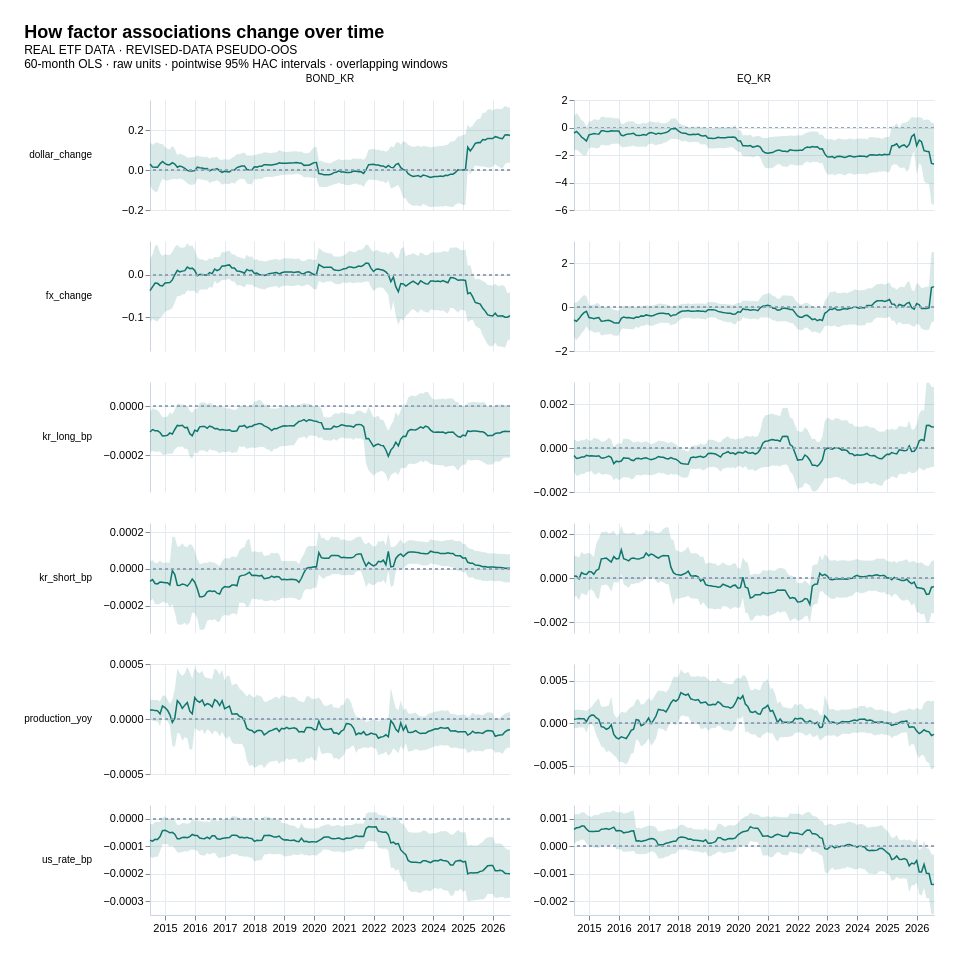

Write the Vega-Lite specification saved for this chart.
### Vega-Lite specification from a JSON file in a GitHub repository (floating-point values rounded to 4 significant figures; data arrays with more than 128 entries replaced by an {"elided": "..."} marker saying what was removed)
{"title": {"text": "How factor associations change over time", "subtitle": ["REAL ETF DATA · REVISED-DATA PSEUDO-OOS", "60-month OLS · raw units · pointwise 95% HAC intervals · overlapping windows"]}, "data": {"values": {"elided": "1752 records"}}, "facet": {"row": {"field": "name", "type": "nominal", "title": null, "header": {"labelAngle": 0, "labelAlign": "left", "labelLimit": 150}}, "column": {"field": "asset", "type": "nominal", "title": null}}, "spec": {"width": 360, "height": 110, "layer": [{"mark": {"type": "area", "color": "#0f766e", "opacity": 0.16}, "encoding": {"x": {"field": "date", "type": "temporal", "title": null}, "y": {"field": "ci_low", "type": "quantitative", "title": null, "scale": {"zero": false}}, "y2": {"field": "ci_high"}}}, {"mark": {"type": "line", "color": "#0f766e", "strokeWidth": 1.5}, "encoding": {"x": {"field": "date", "type": "temporal"}, "y": {"field": "estimate", "type": "quantitative", "title": null}}}, {"mark": {"type": "rule", "color": "#94a3b8", "strokeDash": [3, 3]}, "encoding": {"y": {"datum": 0}}}]}, "resolve": {"scale": {"y": "independent"}}, "background": "#ffffff", "padding": 24, "config": {"font": "Arial", "title": {"fontSize": 18, "anchor": "start"}, "axis": {"labelFontSize": 11, "titleFontSize": 12, "gridColor": "#e5eaf0", "domainColor": "#cbd5e1"}, "view": {"stroke": null}}}
